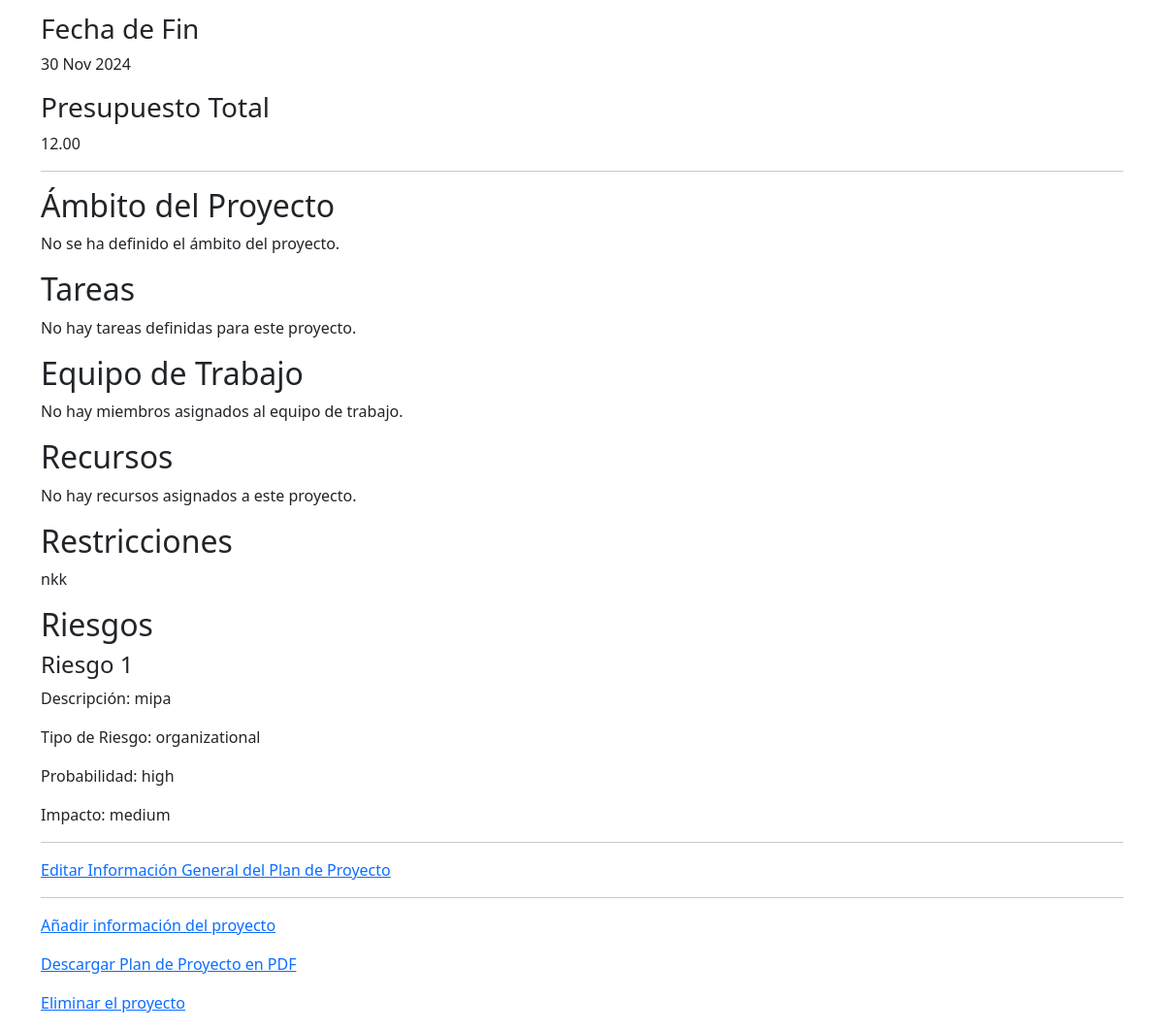
The app's page /project-plan/13/ (signed in, lower part), older data.
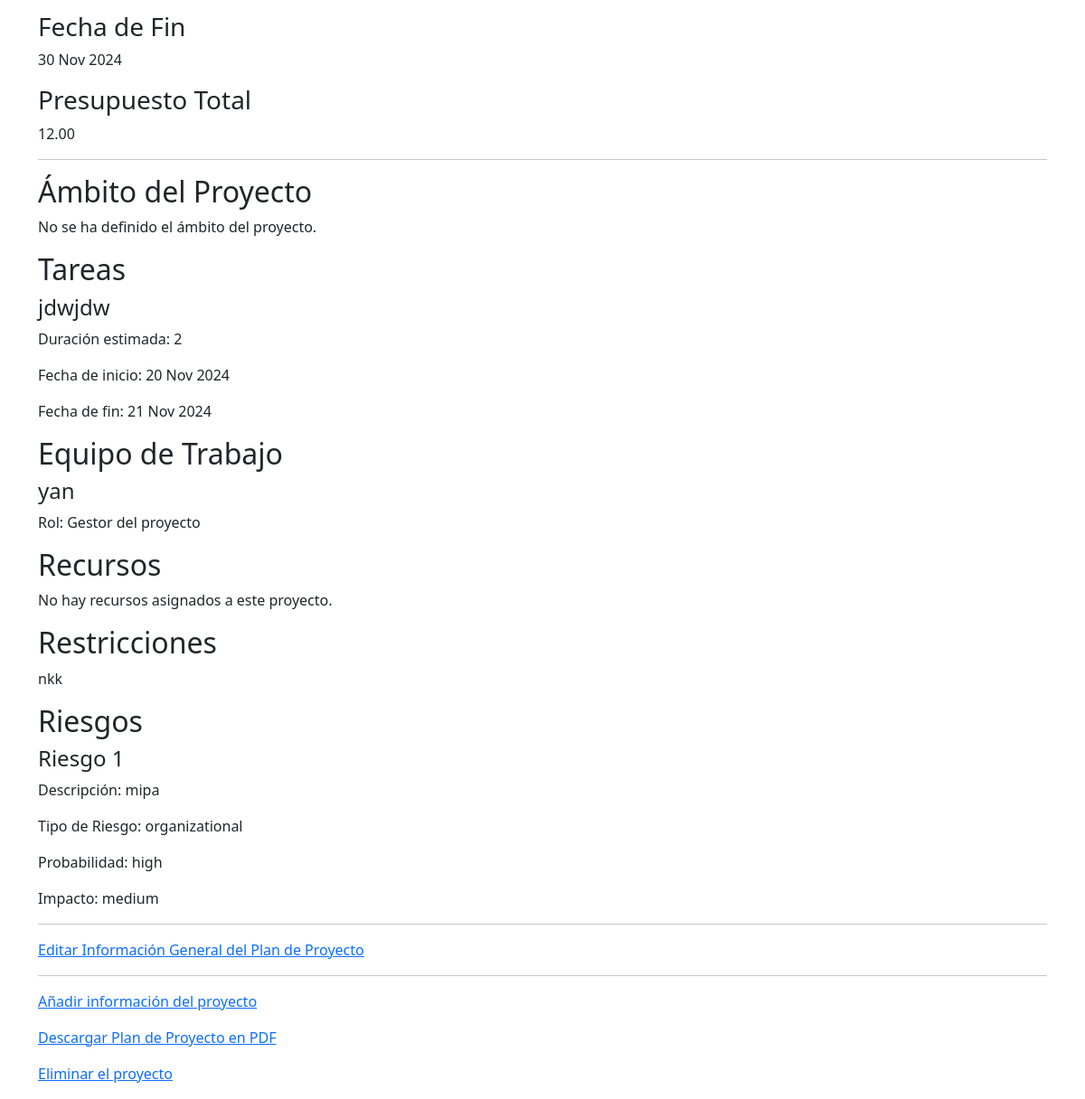
The same page, newer data.
### creadorAPP/models.py (models this page shows, shortened)
class Restriccion(models.Model):
    RISK_TYPES = [
       ('Técnico', 'Técnico'),
        ('Organizativo', 'Organizativo'),
        ('Financiero', 'Financiero'),
    ]
    proyecto = models.ForeignKey(ProjectPlan, on_delete=models.CASCADE, related_name='restricciones')
    descripcion = models.TextField(help_text="Descripción de la restricción.")
    tipo_riesgo = models.CharField(
        max_length=30,
        choices=RISK_TYPES,
        verbose_name="Tipo de Riesgo",
        null=True,
        blank=True,
        help_text="Tipo de riesgo asociado con esta restricción."
    )
    fecha_creacion = models.DateTimeField(auto_now_add=True)

class ProjectRisks(models.Model):
    RISK_TYPES = [
        ('Técnico', 'Técnico'),
        ('Organizativo', 'Organizativo'),
        ('Financiero', 'Financiero'),
    ]
    MITIGATION_STRATEGIES = [
        ('Evitar', 'Evitar'),
        ('Aceptar', 'Aceptar'),
        ('Transferir', 'Transferir'),
        ('Controlar', 'Controlar'),
    ]
    project_plan = models.ForeignKey(ProjectPlan, on_delete=models.CASCADE, related_name='risks')
    risk_identifier = models.CharField(max_length=50, unique=True)
    description = models.TextField()
    risk_type = models.CharField(max_length=30, choices=RISK_TYPES)
    identification_date = models.DateField(auto_now_add=True)
    probability = models.CharField(max_length=30, choices=[
        ('Baja', 'Baja'),
        ('Media', 'Media'),
        ('Alta', 'Alta'),
    ])
    severity_level = models.CharField(max_length=30, choices=[
        ('Bajo', 'Bajo'),
        ('Medio', 'Medio'),
        ('Alto', 'Alto'),
    ])
    mitigation_strategy = models.CharField(max_length=30, choices=MITIGATION_STRATEGIES)

class Task(models.Model):
    project = models.ForeignKey(ProjectPlan, on_delete=models.CASCADE, related_name='tasks')
    name = models.CharField(max_length=255)
    description = models.CharField(
        max_length=255,
        blank=True,
        null=True,
    )
    estimated_duration = models.PositiveIntegerField(help_text="Duración estimada en horas")
    created_at = models.DateTimeField(auto_now_add=True)
    start_date = models.DateField(null=True, blank=True)  # Campo para la fecha de inicio
    end_date = models.DateField(null=True, blank=True)    # Campo para la fecha de fin

class WorkTeamMember(models.Model):
    ROLE_CHOICES = [
         ('Gestor del proyecto', 'Gestor del proyecto'),
        ('Desarrollador', 'Desarrollador'),
        ('Analista', 'Analista'),
        ('QA Tester', 'QA Tester'),
        ('Otro', 'Otro'),
    ]
    project = models.ForeignKey(ProjectPlan, on_delete=models.CASCADE, related_name = 'team_members')
    name = models.CharField(max_length=200, verbose_name="Nombre del miembro del equipo")
    role = models.CharField(max_length=75, choices=ROLE_CHOICES, verbose_name="Rol del miembro del equipo")

### creadorAPP/views.py (the view)
# urls.py: path('project-plan/<int:project_id>/', views.view_project_plan, name='view_project_plan'),
@login_required
def view_project_plan(request, project_id):
    project_plan = get_object_or_404(ProjectPlan, id=project_id)
    ambito = AmbitoProyecto.objects.filter(project_id=project_id)
    tasks = Task.objects.filter(project_id=project_id)
    team = WorkTeamMember.objects.filter(project_id=project_id)
    resources = Resource.objects.filter(project_id=project_id)
    restrictions = Restriccion.objects.filter(proyecto_id=project_id)
    risks = ProjectRisks.objects.filter(project_plan_id=project_id)
    context = {
        'project_plan': project_plan,
        'ambito': ambito,
        'tasks': tasks,
        'team': team,
        'resources': resources,
        'restrictions': restrictions,
        'risks': risks,
        'project_id': project_id,
    }
    return render(request, 'projects/view_project_plan.html', context)

### creadorAPP/templates/projects/view_project_plan.html (shortened to what this page needs)
{% extends 'base.html' %}
{% block content %}
<body>
    {% if project_plan %}
        <h3>Fecha de Fin</h3>
        <p>{{ project_plan.endDate|date:"d M Y" }}</p>
        <h3>Presupuesto Total</h3>
        <p>{{ project_plan.presupuestoTotal }}</p>
        <hr>
        <h2>Ámbito del Proyecto</h2>
        {% for item in ambito %}
            <p>{{ item.descripcion_ambito }}</p>
            <p>Características principales: {{ item.caracteristicas_principales }}</p>
            <p>Limitaciones: {{ item.limitaciones }}</p>
        {% empty %}
            <p>No se ha definido el ámbito del proyecto.</p>
        {% endfor %}
        <h2>Tareas</h2>
        {% for task in tasks %}
            <h4>{{ task.name }}</h4>
            <p>Duración estimada: {{ task.estimated_duration }}</p>
            <p>Fecha de inicio: {{ task.start_date|date:"d M Y" }}</p>
            <p>Fecha de fin: {{ task.end_date|date:"d M Y" }}</p>
        {% empty %}
            <p>No hay tareas definidas para este proyecto.</p>
        {% endfor %}
        <h2>Equipo de Trabajo</h2>
        {% for member in team %}
            <h4>{{ member.name }}</h4>
            <p>Rol: {{ member.role }}</p>
        {% empty %}
            <p>No hay miembros asignados al equipo de trabajo.</p>
        {% endfor %}
        <h2>Recursos</h2>
        {% for resource in resources %}
            <h4>{{ resource.name }}</h4>
            <p>Tipo: {{ resource.resource_type }}</p>
            <p>Cantidad: {{ resource.quantity_estimated }}</p>
        {% empty %}
            <p>No hay recursos asignados a este proyecto.</p>
        {% endfor %}
        <h2>Restricciones</h2>
        {% for restriction in restrictions %}
            <p>{{ restriction.descripcion }}</p>
        {% empty %}
            <p>No hay restricciones definidas para este proyecto.</p>
        {% endfor %}
        <h2>Riesgos</h2>
        {% for risk in risks %}
            <h4>{{ risk.risk_identifier }}</h4>
            <p>Descripción: {{ risk.description }}</p>
            <p>Tipo de Riesgo: {{ risk.risk_type }}</p>
            <p>Probabilidad: {{ risk.probability }}</p>
            <p>Impacto: {{ risk.severity_level }}</p>
        {% empty %}
            <p>No hay riesgos definidos para este proyecto.</p>
        {% endfor %}
        <hr>
        <p><a href="{% url 'edit_project_plan' project_id %}">Editar Información General del Plan de Proyecto</a></p>
        <hr>
        <p><a href="{% url 'indice' project_id %}">Añadir información del proyecto</a></p>
        <p><a href="{% url 'descargar_plan_completo' project_id %}" class="btn-download no-print">Descargar Plan de Proyecto en PDF</a></p>
        <p><a href="{% url 'delete_project_plan' project_id %}">Eliminar el proyecto</a></p>
    {% else %}
        <p>No se ha definido el plan de proyecto aún.</p>
    {% endif %}
</body>
{% endblock %}

Row changes from the older to the newer data that the page shows:
added Task: name "jdwjdw", estimated_duration "2", start_date "20 Nov 2024", end_date "21 Nov 2024"
added WorkTeamMember: name "yan", role "Gestor del proyecto"
Text that changed along with them:
text no longer shown: "No hay tareas definidas para este proyecto. No hay miembros asignados al equipo de trabajo."
